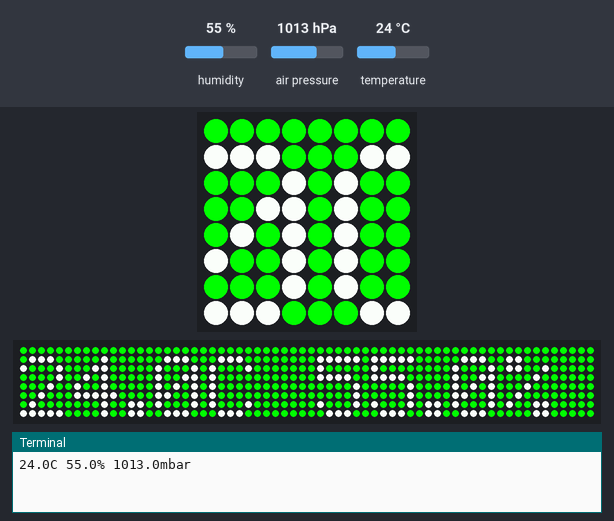
The program below on a simulated Raspberry Pi (BCM pin numbers) with a Sense HAT. Shown: the Sense HAT's 8×8 RGB LED matrix, a strip that is not on the board, showing the scrolling text unrolled, the last lines printed to the terminal. Inputs (shaded band) come from the test bench; at power-on: humidity 55 %, air pressure 1013 hPa, temperature 24 °C. The 64×8 strip is a reading aid, not a part: it shows the text the matrix is scrolling, unrolled, one strip-width of it at a time.

Above: at 1.25 s.
1.3 s: humidity set to 22 %
At 6.42 s:
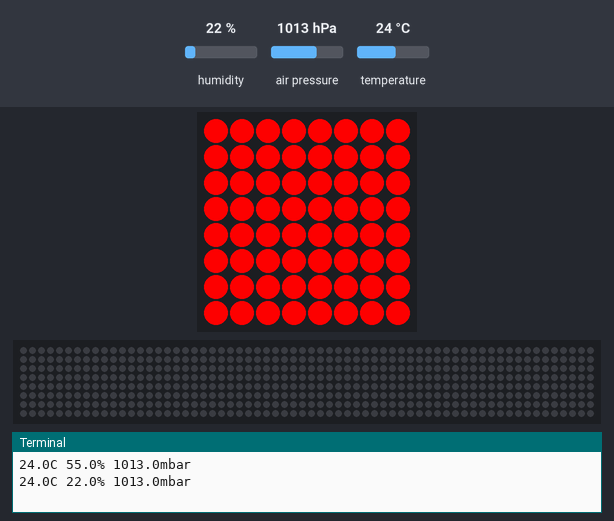
8.4 s: air pressure set to 952 hPa
At 16.31 s:
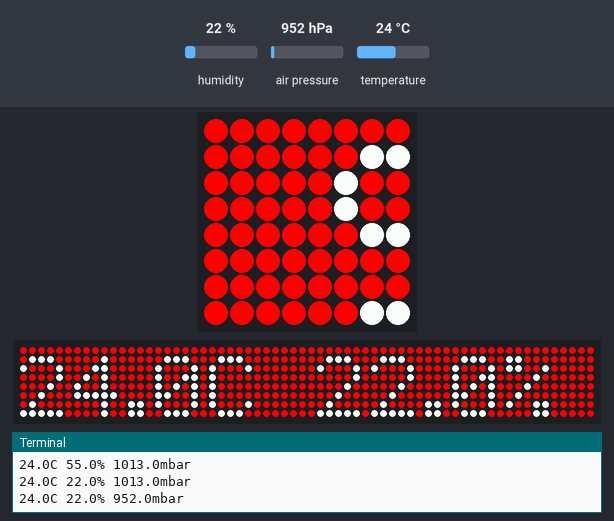
20.5 s: temperature set to 12 °C
At 25.6 s:
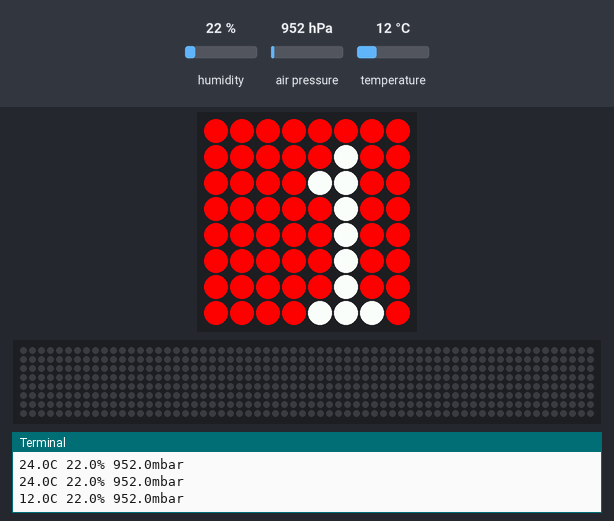
27.6 s: humidity set to 40 %
At 32.0 s:
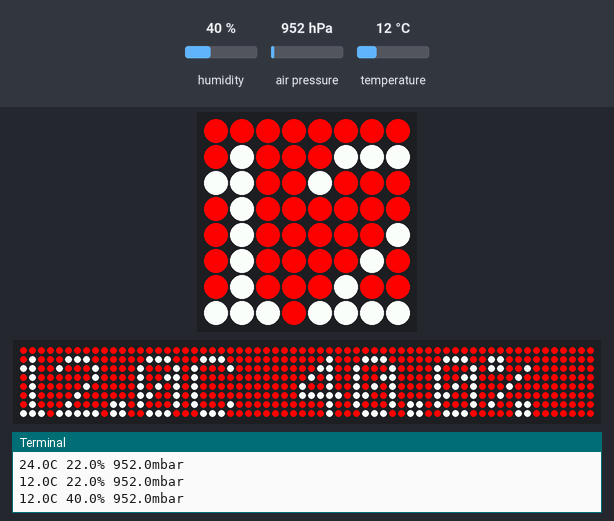
34.7 s: air pressure set to 975 hPa
At 41.43 s:
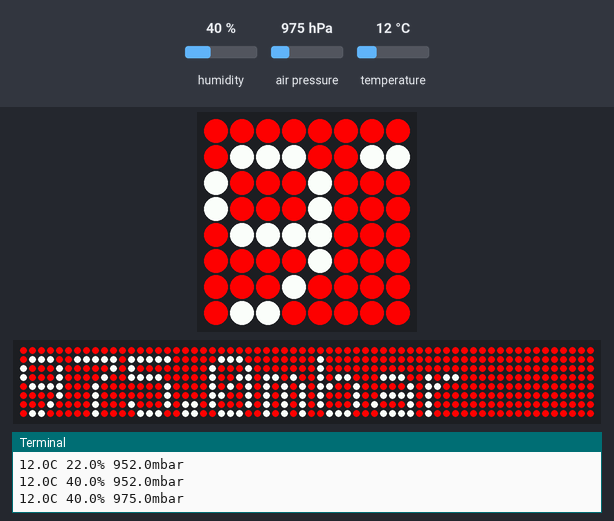

The program:

environment.py
```python
#!/usr/bin/env python

from sense_emu import SenseHat
sense = SenseHat()

green = (0, 255, 0)
red = (255, 0, 0)

while True:
    temperature = round(sense.get_temperature(), 1)
    humidity = round(sense.get_humidity(), 1)
    pressure = round(sense.get_pressure(), 1)

    status = "{}C {}% {}mbar".format(temperature, humidity, pressure)

    status_colour = green
    if temperature < 18.3 or temperature > 26.7:
        status_colour = red
    if pressure < 979 or pressure > 1027:
        status_colour = red
    if humidity < 55 or humidity > 65:
        status_colour = red

    print(status)
    sense.show_message(status, text_colour=(255,255,255), back_colour=status_colour, scroll_speed=0.05)
```

Measured:
- after the input at 1.3 s, the LEDs: first differ from a run without the input after 5.1 s (image 1)
